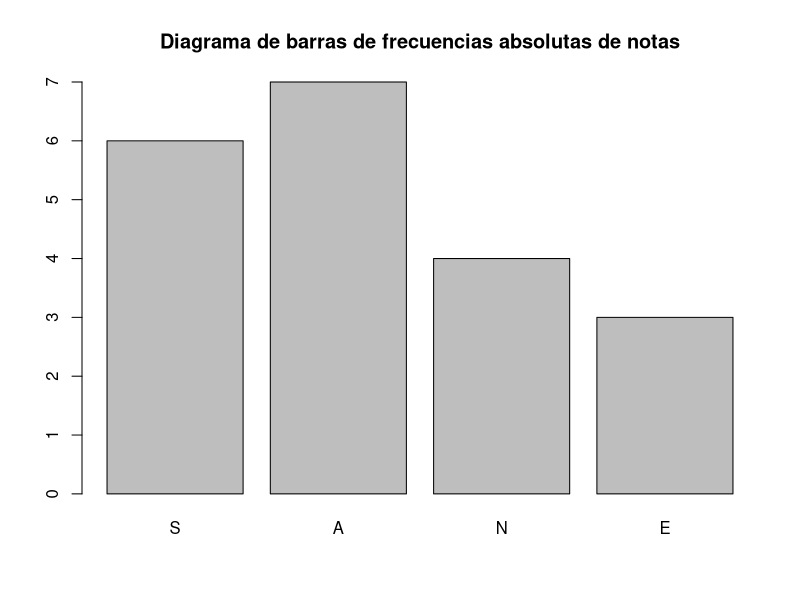
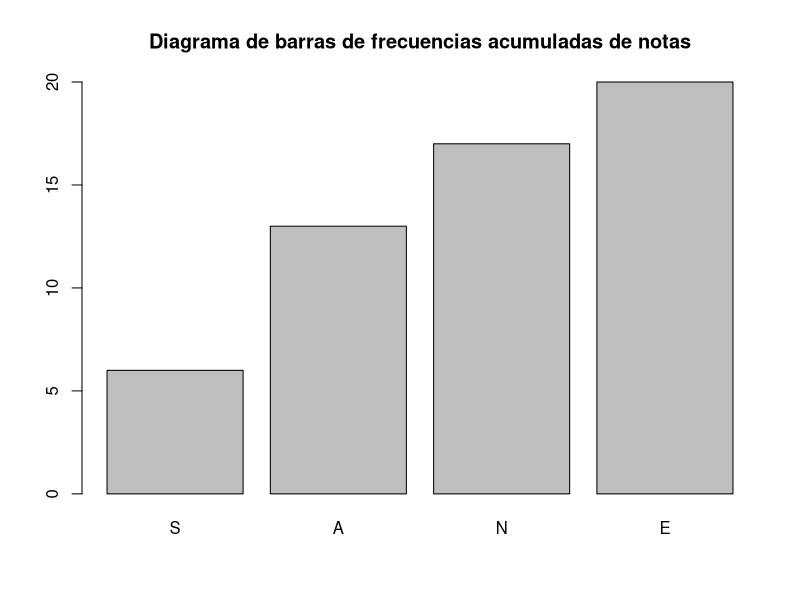
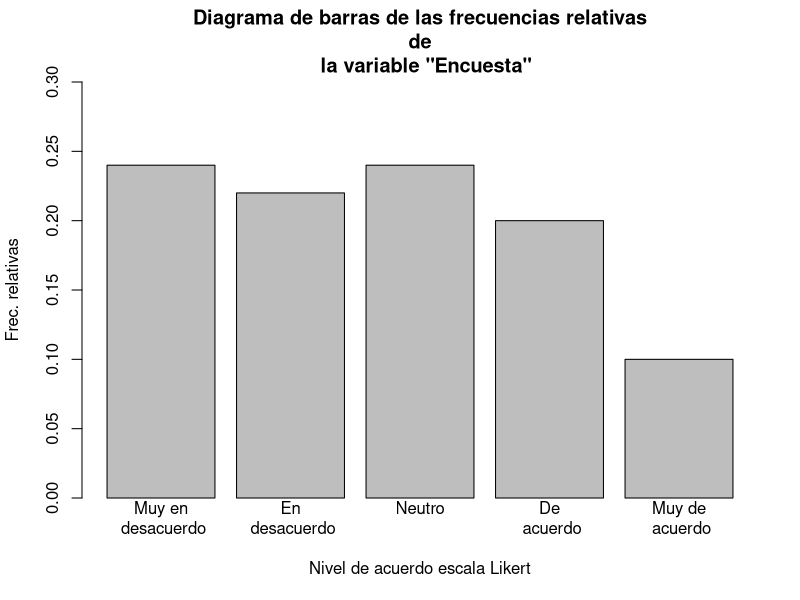
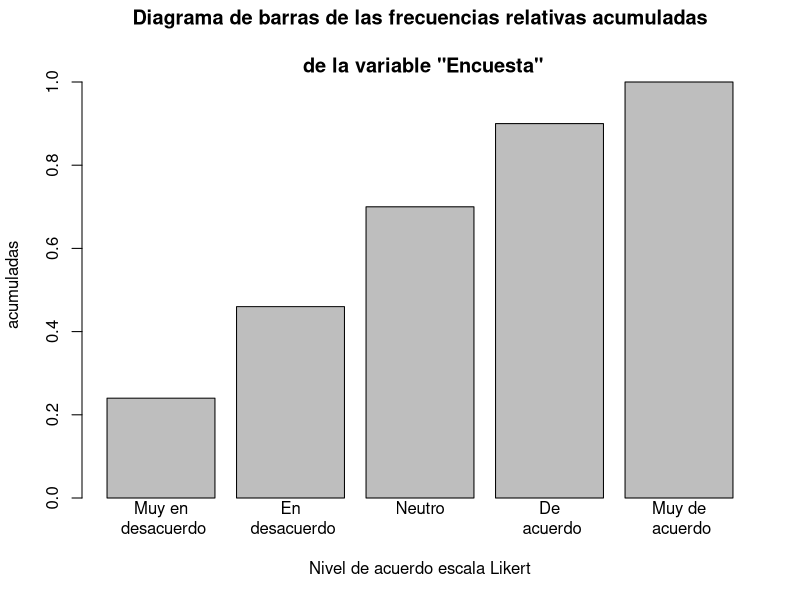
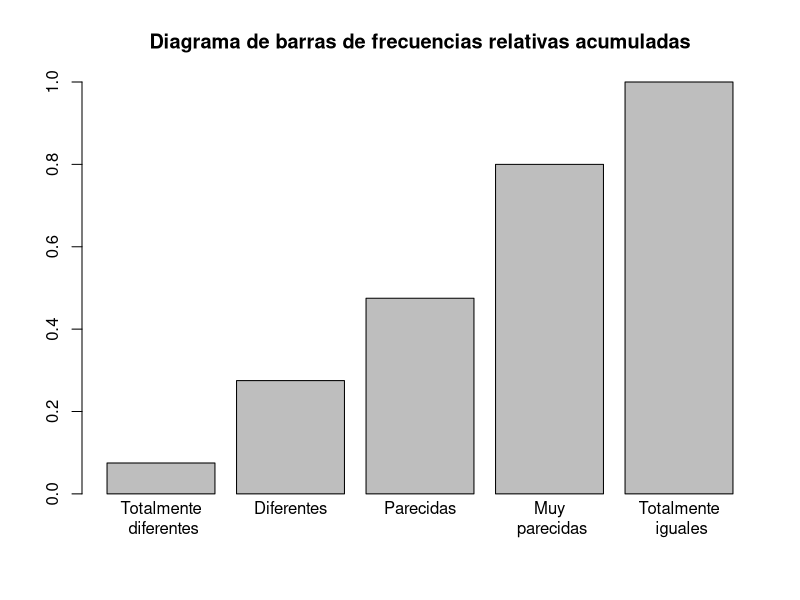
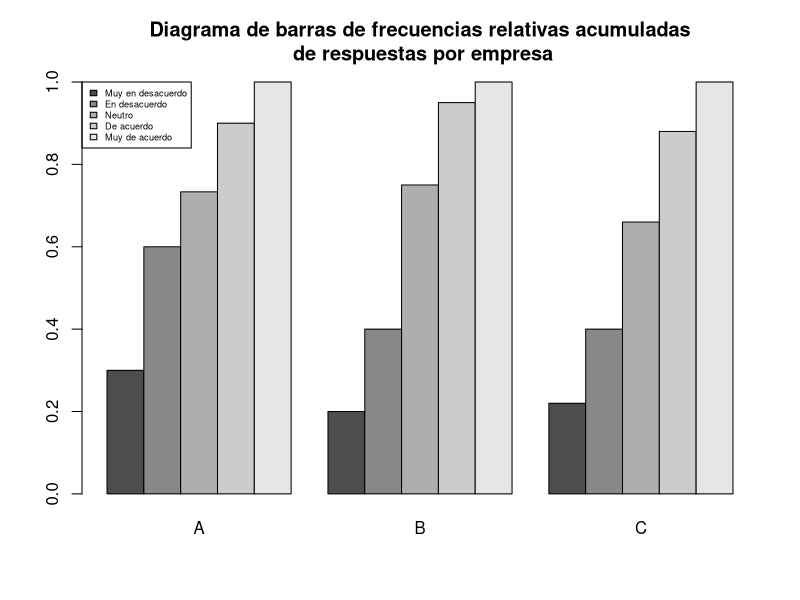

Here is the R script that generated these plots, in order: (Note: this script raises an error after producing the figures.)
## ---- chunk 1
notas=ordered(c("A","A","N","S","S","A","N","E","A","A","S","S",
  "S","A","E","N","N","E","S","A"), levels=c("S","A","N","E"))
notas
table(notas) #Frec. absolutas
cumsum(table(notas)) #Frec. absolutas acumuladas
cumsum(prop.table(table(notas))) #Frec. relativas acumuladas
barplot(table(notas), main="Diagrama de barras de frecuencias absolutas de notas")
barplot(cumsum(table(notas)), main="Diagrama de barras de frecuencias acumuladas de notas")
## ---- chunk 2
cumsum(prop.table(table(notas)))
cumsum(table(notas))/length(notas)
cumsum(table(notas)/length(notas))
prop.table(cumsum(table(notas)))
## ---- chunk 3
datos=c(4,4,2,1,3,3,4,1,1,3,5,2,5,2,1,2,3,2,1,1,2,2,4,2,1,1,1,
  2,4,5,3,4,2,4,4,3,1,3,3,2,1,5,4,1,2,2,3,3,3,1,4,3,5,1,5,1,2,5,5,
  2,4,5,1,4,3,1,1,4,3,3,4,4,1,2,1,3,4,1,4,2,2,4,1,3,5,3,3,3,2,2,3,
  3,3,2,4,1,1,4,3,2)
Nombres.compl=c("Muy en\n desacuerdo","En\n desacuerdo",
  "Neutro\n ","De\n acuerdo","Muy de\n acuerdo")
barplot(prop.table(table(datos)), ylim=c(0, 0.30),
  main="Diagrama de barras de las frecuencias relativas\n de 
  la variable \"Encuesta\"",  names=Nombres.compl,   
  xlab="Nivel de acuerdo escala Likert",  ylab="Frec. relativas")
barplot(cumsum(prop.table(table(datos))), ylim=c(0, 1),
  main="Diagrama de barras de las frecuencias relativas acumuladas
  \n de la variable \"Encuesta\"", names=Nombres.compl,   
  xlab="Nivel de acuerdo escala Likert", ylab="Frec. relativas
  acumuladas")
## ---- chunk 4
data.aux=data.frame(Nivel=c("Tot.difs","Difs","Pars","Muy.pars","Iguales"),Significado=c("Totalmente diferentes","Diferentes","Parecidas","Muy parecidas","Totalmente Iguales"))
kableExtra::kable(data.aux,cap="Niveles de semejanza de comunidades microbianas.")
## ---- chunk 5
datos=c("Difs",  "Pars",  "Difs",  "Muy.pars",  "Muy.pars", "Muy.pars", "Iguales",  "Pars",  "Difs",  "Tot.difs",  
"Muy.pars",  "Iguales",  "Muy.pars",  "Pars",  "Pars",  "Muy.pars",  "Iguales",  "Difs",  "Difs",  "Pars",  
"Muy.pars", "Muy.pars",  "Muy.pars",  "Difs",  "Pars",  "Pars",  "Iguales",  "Iguales",  "Muy.pars",  
"Iguales",  "Difs",  "Tot.difs",  "Pars",  "Muy.pars",  "Iguales",  "Difs",  "Muy.pars",  "Muy.pars",  
"Iguales",  "Tot.difs")
## ---- chunk 6
sem.com=ordered(datos, levels=c("Tot.difs","Difs","Pars","Muy.pars","Iguales")) #Los datos, como factor ordenado
AbsFr=table(sem.com) #Ponemos nombre a la tabla de frecuencias absolutas
AbsFr
sem.com
prop.table(AbsFr) #Tabla de frecuencias relativas
sem.com
cumsum(AbsFr) #Tabla de frecuencias absolutas acumuladas
cumsum(prop.table(AbsFr)) #Tabla de frecuencias relativas acumuladas
Nombres.Completos=c("Totalmente\n diferentes","Diferentes\n",  
  "Parecidas\n ","Muy\n parecidas","Totalmente\n iguales")
## ---- chunk 7
barplot(cumsum(prop.table(AbsFr)), names=Nombres.Completos, 
  main="Diagrama de barras de frecuencias relativas acumuladas")
## ---- chunk 8
respuestas=ordered(c(4,4,2,1,3,3,4,1,1,3,5,2,5,2,1,2,3,2,1,1,2,
  2,4,2,1,1,1,2,4,5,3,4,2,4,4,3,1,3,3,2,1,5,4,1,2,2,3,3,3,1,4,3,5,
  1,5,1,2,5,5,2,4,5,1,4,3,1,1,4,3,3,4,4,1,2,1,3,4,1,4,2,2,4,1,3,5,
  3,3,3,2,2,3,3,3,2,4,1,1,4,3,2), levels=1:5)
empresas=rep(c("A","B","C"), times=c(30,20,50))
df_encuesta=data.frame(empresas,respuestas)
str(df_encuesta)
head(df_encuesta,5)
table(df_encuesta)
## ---- chunk 9
apply(table(df_encuesta), MARGIN=1, FUN=cumsum)
## ---- chunk 10
t(apply(table(df_encuesta), MARGIN=1, FUN=cumsum))
## ---- chunk 11
t(apply(prop.table(table(df_encuesta), margin=1), MARGIN=1, 
  FUN=cumsum))
## ---- chunk 12
Tabla=apply(prop.table(table(df_encuesta), margin=1), MARGIN=1,
            FUN=cumsum)
## ---- chunk 13
barplot(Tabla, beside=TRUE, 
        legend.text=c("Muy en desacuerdo", "En desacuerdo","Neutro","De acuerdo","Muy de acuerdo"), 
        main="Diagrama de barras de frecuencias relativas acumuladas\n de respuestas por empresa",
        args.legend=list(x="topleft", cex=0.55))
## ---- chunk 14
knitr::include_graphics(c("images/figenc1.png","images/figenc2.png"))
## ---- chunk 15
head(InsectSprays)
str(InsectSprays)
table(InsectSprays$count)
#help(InsectSprays)
## ---- chunk 16
cut(InsectSprays$count, breaks=c(0,5,10,15,20,Inf), right=FALSE,
    labels=c("0-4","5-9","10-14","15-19","20-..."))
## ---- chunk 17
IS = InsectSprays
IS$count.rank = ordered(
  cut(IS$count,breaks = c(0, 5, 10, 15, 20, Inf),
  right = FALSE,  labels = c("0-4", "5-9", "10-14", "15-19", "20-...")
))
str(IS)
## ---- chunk 18
Tab=table(IS[,2:3])
Tab
Freq.rel=round(prop.table(Tab, margin=1), 3)  #Frecuencias relativas por Spray
Freq.rel
Freq.rel.acum=round(apply(prop.table(Tab, margin=1), MARGIN=1,
  FUN=cumsum), 3) #Frecuencias relativas acumuladas
Freq.rel.acum
t(Freq.rel.acum)
cyan.col=c("cyan4","cyan3","cyan2","cyan1","cyan") #Colores azulones para las barras
## ---- chunk 19
knitr::include_graphics(c("images/Insect1.png","images/Insect2.png"))
